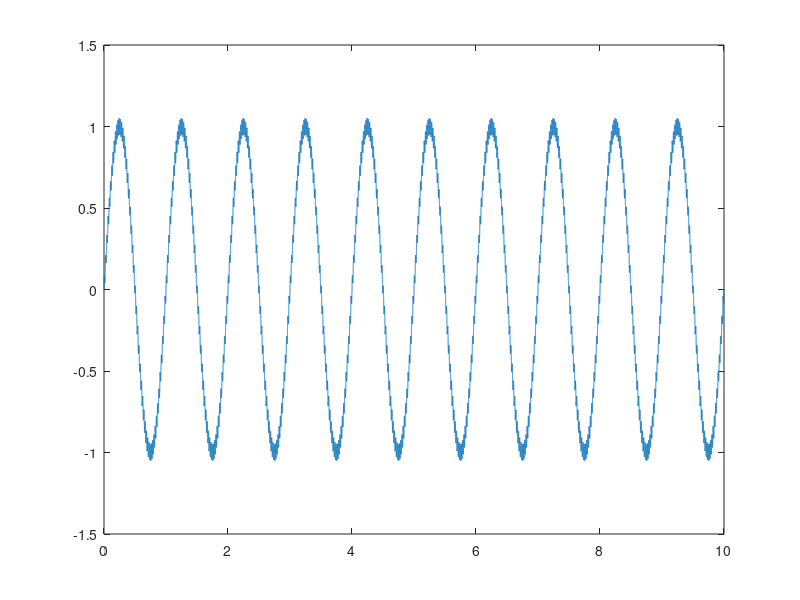

Recreate this plot in MATLAB.
clearvars;
h2r=2*pi;
tstop=10;
fs=48000;
dt=1/fs;
t=(0:dt:tstop);
nfreq=50;
K=0.05;
sig1=sin(1*t*h2r);
sig2=K*sin(nfreq*t*h2r);
noise=sig1+sig2;
plot(t,noise);